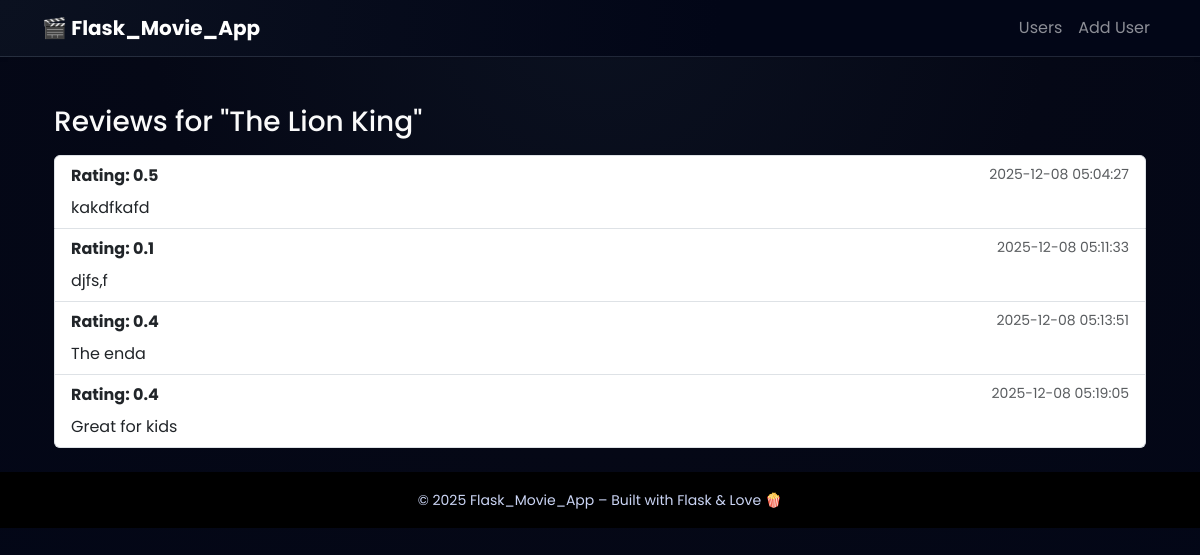
Page /movies/1/reviews on the committed database.
### models.py (models this page shows)
class Movie(db.Model):
    __tablename__ = "movies"
    id = db.Column(db.Integer, primary_key=True)
    name = db.Column(db.String(200), nullable=False)
    director_id = db.Column(db.Integer, db.ForeignKey("directors.id"), nullable=True)
    genre_id = db.Column(db.Integer, db.ForeignKey("genres.id"), nullable=True)
    director_obj = db.relationship("Director", back_populates="movies")
    genre_obj = db.relationship("Genre", back_populates="movies")
    year = db.Column(db.Integer, nullable=False)
    rating = db.Column(db.Float, nullable=False)
    user_id = db.Column(db.Integer, db.ForeignKey("users.id"), nullable=False)
    user = db.relationship("User", back_populates="movies")
    reviews = db.relationship(
        "Review",
        back_populates="movie",
        cascade="all, delete-orphan",
    )

class Review(db.Model):
    __tablename__ = "reviews"
    id = db.Column(db.Integer, primary_key=True)
    user_id = db.Column(db.Integer, db.ForeignKey("users.id"), nullable=False)
    movie_id = db.Column(db.Integer, db.ForeignKey("movies.id"), nullable=False)
    review_text = db.Column(db.String(200), nullable=False)
    rating = db.Column(db.Float, nullable=False)
    created_at = db.Column(db.DateTime, server_default=db.func.now())
    user = db.relationship("User", back_populates="reviews")
    movie = db.relationship("Movie", back_populates="reviews")

### app.py (the view)
@app.route("/movies/<int:movie_id>/reviews")
def movie_reviews(movie_id):
	movie = get_movie_or_404(movie_id)
	reviews = data_manager.get_reviews_for_movie(movie_id)
	return render_template(
	"movie_reviews.html",
					   movie=movie,
					   reviews=reviews,
    )

### app.py (called while the page is built)
def get_movie_or_404(movie_id: int):
	movie = data_manager.get_movie(movie_id)
	if movie is None:
		abort(404)
	return movie

### datamanager/sqlite_data_manager.py (called while the page is built)
    def get_movie(self, movie_id: int) -> Optional[Movie]:
        return self.session.get(Movie, movie_id)

    def _review_to_dict(self, review: Review) -> Dict[str, Any]:
        return {
            "id": review.id,
            "user_id": review.user_id,
            "movie_id": review.movie_id,
            "review_text": review.review_text,
            "rating": review.rating,
            "created_at": review.created_at,
        }

    def get_reviews_for_movie(self, movie_id: int) -> List[Dict[str, Any]]:
        reviews = (
            self.session.query(Review)
            .filter(Review.movie_id == movie_id)
            .all()
        )
        return [self._review_to_dict(r) for r in reviews]

### templates/movie_reviews.html (shortened to what this page needs)
{% extends "base.html" %}
{% block content %}
  <div class="container mt-4">
    <h1 class="h3 mb-3">Reviews for "{{ movie['name'] }}"</h1>
    {% if reviews %}
      <ul class="list-group">
        {% for review in reviews %}
          <li class="list-group-item">
            <div class="d-flex justify-content-between">
              <strong>Rating: {{ review['rating'] }}</strong>
              <small class="text-muted">
                {{ review['created_at'] }}
              </small>
            </div>
            <p class="mb-0 mt-2">{{ review['review_text'] }}</p>
          </li>
        {% endfor %}
      </ul>
    {% else %}
      <p class="text-muted">No reviews yet for this movie.</p>
    {% endif %}
  </div>
{% endblock %}

### templates/base.html (shortened to what this page needs)
<!doctype html>
<html lang="en">
<head>
  <link
    href="https://cdn.jsdelivr.net/npm/bootstrap@5.3.3/dist/css/bootstrap.min.css"
    rel="stylesheet"
  >
  <link rel="stylesheet" href="{{ url_for('static', filename='css/style.css') }}">
</head>
<body>
  <nav class="navbar navbar-expand-lg navbar-dark bg-black shadow-sm">
    <div class="container">
      <a class="navbar-brand fw-bold" href="{{ url_for('index') }}">
        🎬 Flask_Movie_App
      </a>
      <div class="collapse navbar-collapse" id="navbarNav">
        <ul class="navbar-nav ms-auto">
          <li class="nav-item">
            <a class="nav-link" href="{{ url_for('list_users') }}">Users</a>
          </li>
          <li class="nav-item">
            <a class="nav-link" href="{{ url_for('add_user') }}">Add User</a>
          </li>
        </ul>
      </div>
    </div>
  </nav>
  <main class="container py-4">
    {% block content %}{% endblock %}
  </main>
  <footer class="bg-black text-center text-secondary py-3 mt-auto">
    <small>&copy; {{ 2025 }} Flask_Movie_App – Built with Flask & Love 🍿</small>
  </footer>
</body>
</html>

### static/css/style.css (style rules this page uses)
:root { --bg-main: #050816; --bg-card: #111827; --accent: #1d9bf0; --accent-soft: rgba(29, 155, 240, 0.4); }
body { font-family: "Poppins", system-ui, -apple-system, BlinkMacSystemFont, "Segoe UI", sans-serif; background: radial-gradient(circle at top, #0b1120 0, var(--bg-main) 45%, #020617 100%); color: #fafafa; min-height: 100vh; }
.text-secondary { color: #cbd5f5 !important; }
.navbar { background: radial-gradient(circle at top left, #0b1120, #020617 60%) !important; border-bottom: 1px solid rgba(148, 163, 184, 0.2); }

### rows in the picture
Movie: name "The Lion King"
Review: rating "0.5", created_at "2025-12-08 05:04:27", review_text "kakdfkafd"
Review: rating "0.1", created_at "2025-12-08 05:11:33", review_text "djfs,f"
Review: rating "0.4", created_at "2025-12-08 05:13:51", review_text "The enda"
Review: rating "0.4", created_at "2025-12-08 05:19:05", review_text "Great for kids"

### other values in the picture
{{ 2025 }} "2025"
